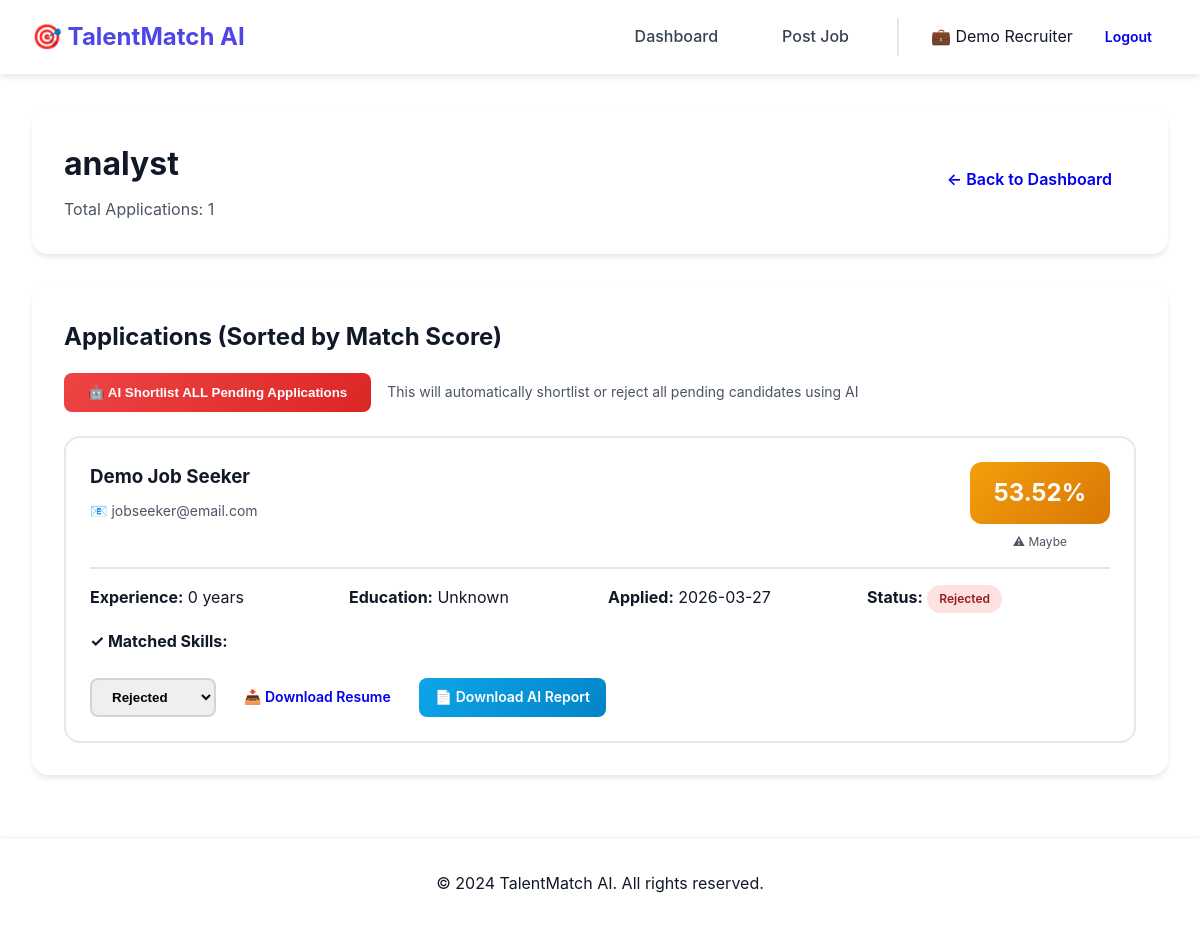
The app's page /recruiter/jobs/2/applications (signed in) with its own data.
### tables this page shows
CREATE TABLE jobs (
            id INTEGER PRIMARY KEY AUTOINCREMENT,
            title TEXT NOT NULL,
            description TEXT NOT NULL,
            requirements TEXT NOT NULL,
            location TEXT,
            job_type TEXT,
            experience_level TEXT,
            salary_range TEXT,
            posted_by INTEGER,
            status TEXT DEFAULT 'active',
            created_at TIMESTAMP DEFAULT CURRENT_TIMESTAMP,
            FOREIGN KEY (posted_by) REFERENCES users (id)
        );

CREATE TABLE applications (
            id INTEGER PRIMARY KEY AUTOINCREMENT,
            job_id INTEGER NOT NULL,
            user_id INTEGER NOT NULL,
            resume_path TEXT NOT NULL,
            cover_letter TEXT,
            match_score REAL,
            skills_matched TEXT,
            experience_years INTEGER,
            education_level TEXT,
            status TEXT DEFAULT 'pending',
            screening_result TEXT,
            applied_at TIMESTAMP DEFAULT CURRENT_TIMESTAMP,
            FOREIGN KEY (job_id) REFERENCES jobs (id),
            FOREIGN KEY (user_id) REFERENCES users (id)
        );

CREATE TABLE users (
            id INTEGER PRIMARY KEY AUTOINCREMENT,
            username TEXT UNIQUE NOT NULL,
            email TEXT UNIQUE NOT NULL,
            password TEXT NOT NULL,
            role TEXT NOT NULL,
            full_name TEXT,
            phone TEXT,
            created_at TIMESTAMP DEFAULT CURRENT_TIMESTAMP
        );

### app.py (the view)
@app.route('/recruiter/jobs/<int:job_id>/applications')
def view_applications(job_id):
    if 'user_id' not in session or session.get('role') != 'recruiter':
        return redirect(url_for('login'))
    conn = get_db()
    job = conn.execute('SELECT * FROM jobs WHERE id = ? AND posted_by = ?',
                       (job_id, session['user_id'])).fetchone()
    if not job:
        flash('Job not found', 'error')
        conn.close()
        return redirect(url_for('recruiter_dashboard'))
    applications = conn.execute('''
        SELECT a.*, u.full_name as candidate_name, u.email as candidate_email, u.phone as candidate_phone
        FROM applications a
        JOIN users u ON a.user_id = u.id
        WHERE a.job_id = ?
        ORDER BY a.match_score DESC, a.applied_at DESC
    ''', (job_id,)).fetchall()
    conn.close()
    return render_template('recruiter_applications.html', job=job, applications=applications)

### app.py (called while the page is built)
def get_db():
    conn = sqlite3.connect('database.db')
    conn.row_factory = sqlite3.Row
    return conn

### templates/recruiter_applications.html (shortened to what this page needs)
<!DOCTYPE html>
<html lang="en">
<head>
    <link rel="stylesheet" href="{{ url_for('static', filename='style.css') }}">
</head>
<body>
    <nav class="navbar">
        <div class="nav-brand">🎯 TalentMatch AI</div>
        <div class="nav-menu">
            <a href="{{ url_for('recruiter_dashboard') }}" class="nav-link">Dashboard</a>
            <a href="{{ url_for('create_job') }}" class="nav-link">Post Job</a>
            <div class="nav-user">
                <span>💼 {{ session.full_name or session.username }}</span>
                <a href="{{ url_for('logout') }}" class="btn btn-sm">Logout</a>
            </div>
        </div>
    </nav>
    <div class="container">
        <div class="page-header">
            <div>
                <h1>{{ job.title }}</h1>
                <p style="color: var(--gray-600); margin-top: 0.5rem;">Total Applications: {{ applications|length }}</p>
            </div>
            <a href="{{ url_for('recruiter_dashboard') }}" class="btn">← Back to Dashboard</a>
        </div>
        <div class="section">
            <h2>Applications (Sorted by Match Score)</h2>
            <div style="margin-top: 1rem; margin-bottom: 1.5rem; display: flex; gap: 1rem;">
    <button onclick="bulkAIShortlist()"
            class="btn"
            style="background: linear-gradient(135deg, #ef4444 0%, #dc2626 100%); color: white;">
        🤖 AI Shortlist ALL Pending Applications
    </button>
    <span style="font-size: 0.875rem; color: var(--gray-600); align-self: center;">
        This will automatically shortlist or reject all pending candidates using AI
    </span>
</div>
            {% if applications|length > 0 %}
                <div style="display: grid; gap: 1.5rem; margin-top: 1.5rem;">
                    {% for app in applications %}
                    <div style="border: 2px solid var(--gray-200); border-radius: 1rem; padding: 1.5rem; transition: all 0.3s;"
                         onmouseover="this.style.borderColor='var(--primary)'"
                         onmouseout="this.style.borderColor='var(--gray-200)'">
                        <div style="display: flex; justify-content: space-between; align-items: start; margin-bottom: 1rem; padding-bottom: 1rem; border-bottom: 2px solid var(--gray-200);">
                            <div>
                                <h3 style="margin-bottom: 0.5rem;">{{ app.candidate_name }}</h3>
                                <p style="color: var(--gray-600); font-size: 0.875rem;">
                                    📧 {{ app.candidate_email }}
                                </p>
                            </div>
                            <div style="text-align: center;">
                                <div class="score-badge" style="background: linear-gradient(135deg,
                                    {% if app.match_score >= 75 %}#10B981 0%, #059669 100%{% elif app.match_score >= 60 %}#3B82F6 0%, #2563EB 100%{% elif app.match_score >= 45 %}#F59E0B 0%, #D97706 100%{% else %}#EF4444 0%, #DC2626 100%{% endif %}); margin-bottom: 0.5rem;">
                                    {{ app.match_score }}%
                                </div>
                                <p style="font-size: 0.75rem; color: var(--gray-600);">
                                    {% if app.match_score >= 75 %}⭐ Highly Recommended
                                    {% elif app.match_score >= 60 %}✓ Recommended
                                    {% elif app.match_score >= 45 %}⚠ Maybe
                                    {% else %}✗ Not Recommended
                                    {% endif %}
                                </p>
                            </div>
                        </div>
                        <div style="display: grid; grid-template-columns: repeat(auto-fit, minmax(200px, 1fr)); gap: 1rem; margin-bottom: 1rem;">
                            <div>
                                <strong>Experience:</strong> {{ app.experience_years }} years
                            </div>
                            <div>
                                <strong>Education:</strong> {{ app.education_level }}
                            </div>
                            <div>
                                <strong>Applied:</strong> {{ app.applied_at[:10] }}
                            </div>
                            <div>
                                <strong>Status:</strong>
                                <span class="badge badge-{{ 'success' if app.status == 'shortlisted' else 'warning' if app.status == 'pending' else 'primary' if app.status == 'interview' else 'danger' }}">
                                    {{ app.status.title() }}
                                </span>
                            </div>
                        </div>
                        {% if app.skills_matched %}
                        <div style="margin-bottom: 1rem;">
                            <strong>✓ Matched Skills:</strong>
                        </div>
                        {% endif %}
                        <div style="display: flex; gap: 0.75rem; flex-wrap: wrap;">
                            <select onchange="updateStatus({{ app.id }}, this.value)" style="padding: 0.5rem 1rem; border: 2px solid var(--gray-300); border-radius: 0.5rem; font-weight: 600; cursor: pointer;">
                                <option value="rejected" {% if app.status == 'rejected' %}selected{% endif %}>Rejected</option>
                            </select>
                            <a href="{{ url_for('download_resume', app_id=app.id) }}" class="btn btn-sm">
                                📥 Download Resume
                            </a>
                            {% if app.screening_result %}
<a href="/recruiter/applications/{{ app.id }}/download-report"
   class="btn btn-sm"
   style="background: linear-gradient(135deg, #0ea5e9 0%, #0284c7 100%); color: white;">
   📄 Download AI Report
</a>
{% endif %}
                        </div>
                    </div>
                    {% endfor %}
                </div>
            {% else %}
                <p style="text-align: center; padding: 3rem; color: var(--gray-500);">
                    No applications yet. Share your job posting to start receiving applications.
                </p>
            {% endif %}
        </div>
    </div>
    <footer class="footer">
        <p>&copy; 2024 TalentMatch AI. All rights reserved.</p>
    </footer>
</body>
</html>

### static/style.css (style rules this page uses)
* { margin: 0; padding: 0; box-sizing: border-box; }
:root { --primary: #4F46E5; --primary-dark: #4338CA; --primary-light: #818CF8; --success: #10B981; --warning: #F59E0B; --danger: #EF4444; --info: #3B82F6; --dark: #111827; --gray-800: #1F2937; --gray-700: #374151; --gray-600: #4B5563; --gray-500: #6B7280; --gray-400: #9CA3AF; --gray-300: #D1D5DB; --gray-200: #E5E7EB; --gray-100: #F3F4F6; --white: #FFFFFF; --shadow-sm: 0 1px 2px 0 rgba(0, 0, 0, 0.05); --shadow: 0 4px 6px -1px rgba(0, 0, 0, 0.1); --shadow-lg: 0 10px 15px -3px rgba(0, 0, 0, 0.1); --shadow-xl: 0 20px 25px -5px rgba(0, 0, 0, 0.1); }
body { font-family: 'Inter', -apple-system, BlinkMacSystemFont, 'Segoe UI', Roboto, sans-serif; background: var(--gray-50); color: var(--dark); line-height: 1.6; }
.navbar { background: white; box-shadow: var(--shadow); padding: 1rem 2rem; display: flex; justify-content: space-between; align-items: center; position: sticky; top: 0; z-index: 100; }
.nav-brand { font-size: 1.5rem; font-weight: 700; color: var(--primary); display: flex; align-items: center; gap: 0.5rem; }
.nav-menu { display: flex; align-items: center; gap: 2rem; }
.nav-link { color: var(--gray-700); text-decoration: none; padding: 0.5rem 1rem; border-radius: 0.5rem; font-weight: 500; transition: all 0.3s; }
.nav-user { display: flex; align-items: center; gap: 1rem; padding-left: 2rem; border-left: 2px solid var(--gray-200); }
.container { max-width: 1400px; margin: 2rem auto; padding: 0 2rem; }
.page-header { background: white; padding: 2rem; border-radius: 1rem; box-shadow: var(--shadow); margin-bottom: 2rem; display: flex; justify-content: space-between; align-items: center; }
.page-header h1 { font-size: 2rem; font-weight: 700; color: var(--dark); }
.btn { padding: 0.75rem 1.5rem; border: none; border-radius: 0.5rem; font-weight: 600; cursor: pointer; transition: all 0.3s; text-decoration: none; display: inline-block; text-align: center; }
.btn-sm { padding: 0.5rem 1rem; font-size: 0.875rem; }
.section { background: white; padding: 2rem; border-radius: 1rem; box-shadow: var(--shadow); margin-bottom: 2rem; }
.badge { padding: 0.25rem 0.75rem; border-radius: 9999px; font-size: 0.75rem; font-weight: 600; display: inline-block; }
.badge-danger { background: #FEE2E2; color: #991B1B; }
.score-badge { display: inline-block; padding: 0.75rem 1.5rem; border-radius: 0.75rem; color: white; font-weight: 700; font-size: 1.5rem; }
.footer { background: white; padding: 2rem; text-align: center; margin-top: 4rem; box-shadow: 0 -2px 4px rgba(0,0,0,0.05); }

### records on screen
jobs: title "analyst"
applications: candidate_name "Demo Job Seeker", candidate_email "jobseeker@email.com", match_score "53.52", shows "⚠ Maybe", experience_years "0", education_level "Unknown", applied_at "2026-03-27", status "Rejected", shows "✓ Matched Skills:", status+id "Rejected"

### other values on screen
{{ session.full_name or session.username }} "Demo Recruiter"
{{ applications|length }} "1"
